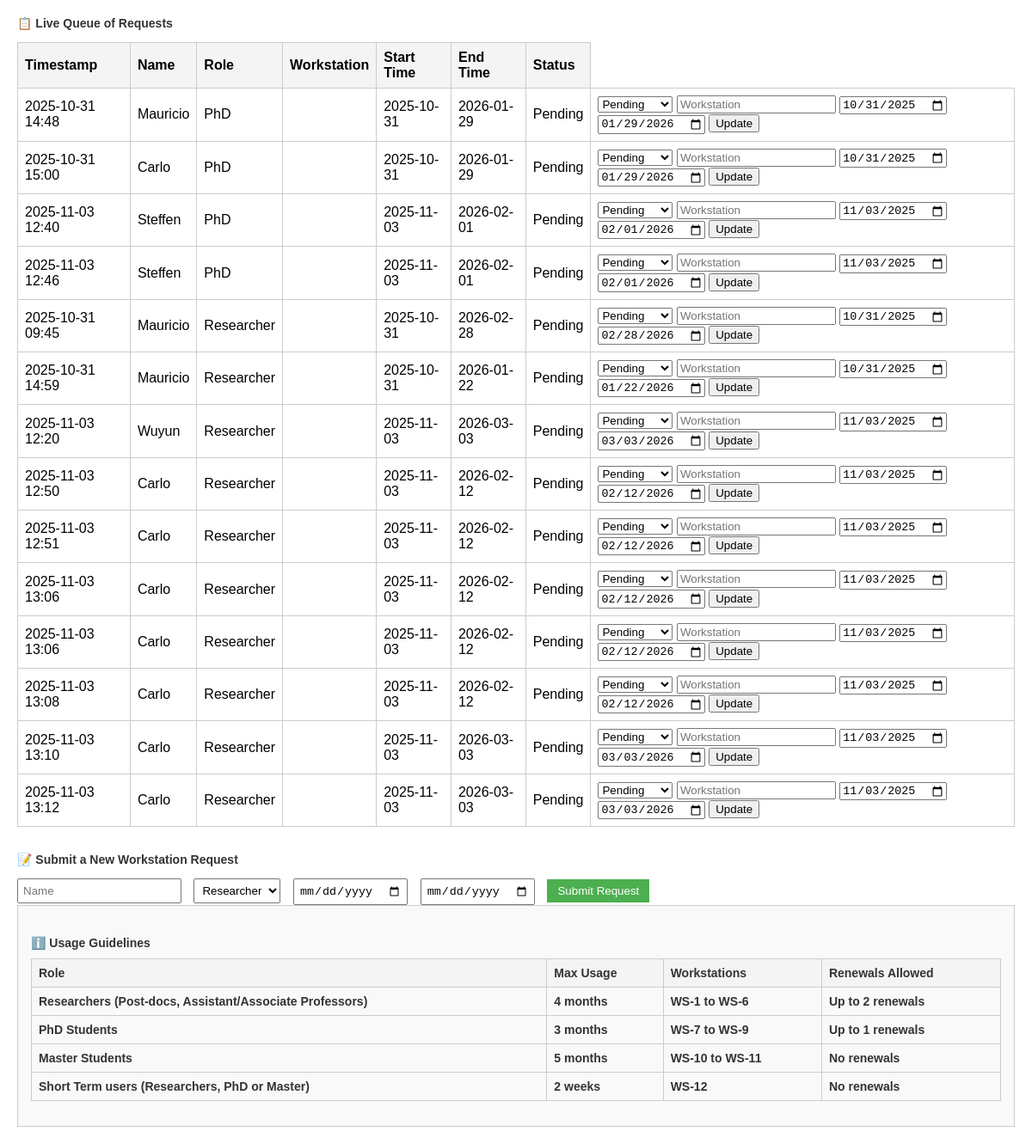
Page /admin (signed in, lower part) on the earlier database version.
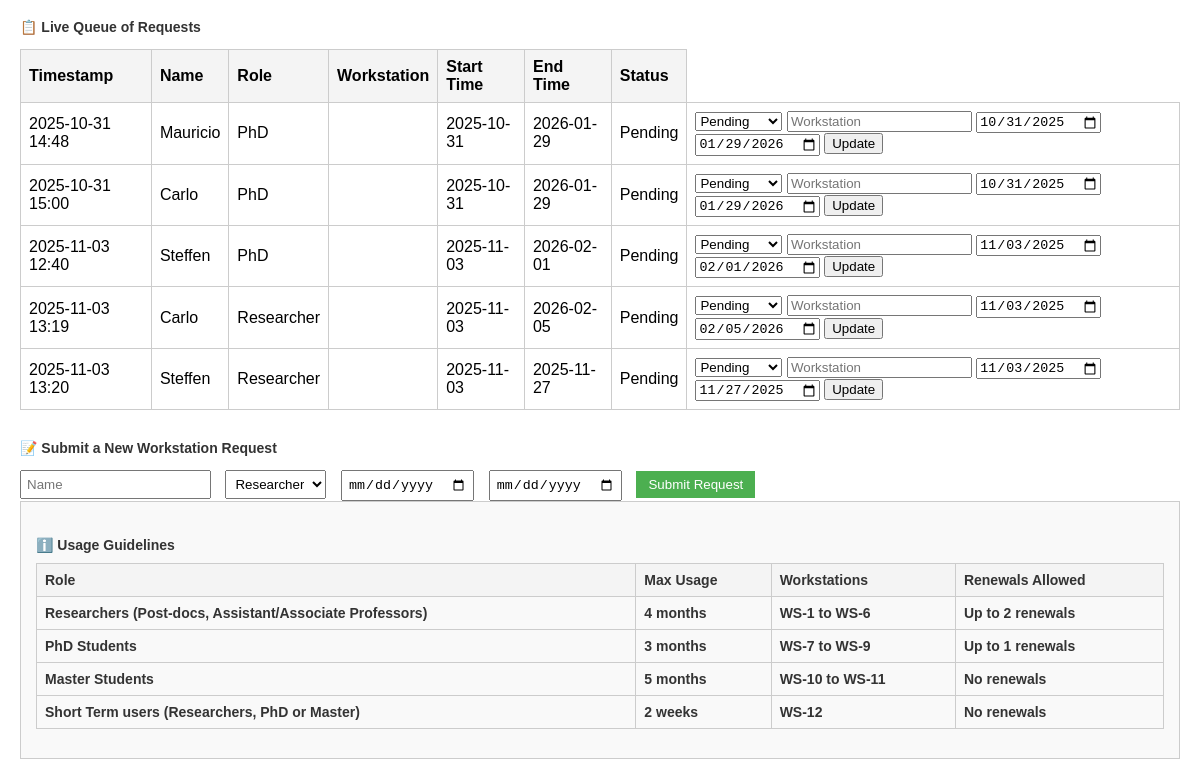
Same page on the later database version.
### app.py (models this page shows)
class Request(db.Model):
    id = db.Column(db.Integer, primary_key=True)
    timestamp = db.Column(db.DateTime, default=datetime.utcnow)
    name = db.Column(db.String(100))
    role = db.Column(db.String(50))
    start_time = db.Column(db.String(50))
    end_time = db.Column(db.String(50))
    status = db.Column(db.String(50), default="Pending")
    workstation = db.Column(db.String(50))
    renewals = db.Column(db.Integer)

### app.py (the view)
@app.route('/admin')
@login_required
def admin_dashboard():
    print("Is user authenticated?", current_user.is_authenticated)
    print("Current user role:", current_user.role)
    if current_user.role != 'admin':
        return redirect(url_for('dashboard'))
    requests = Request.query.order_by(Request.timestamp.desc()).all()
    running_requests = (Request.query.filter_by(status='Running').order_by(Request.role.asc(),Request.timestamp.asc()).all())
    pending_requests = (Request.query.filter_by(status='Pending').order_by(Request.role.asc(),Request.timestamp.asc()).all())
    chart_data = []
    for req in requests:
        if req.status == 'Running':
            chart_data.append({
                "name": req.name or "",
                "workstation": req.workstation or "",
                "start": str(req.start_time),
                "end": str(req.end_time),
                "renewals": req.renewals or "",
                "color": "blue" if req.role == "PhD" else "orange" if req.role == "Master" else "green"
            })
    return render_template('admin_dashboard.html', requests=pending_requests , running_requests=running_requests,  chart_data=chart_data)

### app.py (called while the page is built)
@login_manager.user_loader
def load_user(user_id):
    return User.query.get(int(user_id))

### templates/admin_dashboard.html (shortened to what this page needs)
<!DOCTYPE html>
<html lang="en">
<head>
</head>
<body>
<h3>📋 Live Queue of Requests</h3>
<table>
<tr>
<th>Timestamp</th>
<th>Name</th>
<th>Role</th>
<th>Workstation</th>
<th>Start Time</th>
<th>End Time</th>
<th>Status</th>
</tr>
        {% for req in requests %}
        <tr>
            <td>{{ req.timestamp.strftime('%Y-%m-%d %H:%M') }}</td>
            <td>{{ req.name }}</td>
            <td>{{ req.role }}</td>
            <td>{{ req.workstation or '' }}</td>
            <td>{{ req.start_time }}</td>
            <td>{{ req.end_time }}</td>
            <td>{{ req.status }}</td>
            <td>
                <form method="POST" action="/update_status/{{ req.id }}">
                    <select name="status">
                        <option value="Pending" {% if req.status == 'Pending' %}selected{% endif %}>Pending</option>
                    </select>
                    <input type="text" name="workstation" placeholder="Workstation" value="{{ req.workstation or '' }}">
                    <input type="date" name="start_time" placeholder="StartTime" value="{{ req.start_time }}">
                    <input type="date" name="end_time" placeholder="EndTime" value="{{ req.end_time }}">
                    <button type="submit">Update</button>
                </form>
            </td>
        </tr>
        {% endfor %}
    </table>
<div class="form-section">
<h3>📝 Submit a New Workstation Request</h3>
<form id="requestForm">
<input name="name" placeholder="Name" required="" type="text"/>
<select name="role">
<option value="Researcher">Researcher</option>
</select>
<input name="startTime" required="" type="date"/>
<input name="endTime" required="" type="date"/>
<button class="submit-btn" type="submit">Submit Request</button>
</form>
</div>
<div style="background-color:#f9f9f9; padding:15px; border:1px solid #ccc; margin-bottom:20px;">
<h3>ℹ️ Usage Guidelines
<table border="1" style="width:100%; margin-top:10px; border-collapse:collapse;">
<thead>
<tr style="background-color:#f2f2f2;">
<th>Role</th>
<th>Max Usage</th>
<th>Workstations</th>
<th>Renewals Allowed</th>
</tr>
</thead>
<tbody>
<tr>
<td>Researchers (Post-docs, Assistant/Associate Professors)</td>
<td>4 months</td>
<td>WS-1 to WS-6</td>
<td>Up to 2 renewals</td>
</tr>
<tr>
<td>PhD Students</td>
<td>3 months</td>
<td>WS-7 to WS-9</td>
<td>Up to 1 renewals</td>
</tr>
<tr>
<td>Master Students</td>
<td>5 months</td>
<td>WS-10 to WS-11</td>
<td>No renewals</td>
</tr>
<tr>
<td>Short Term users (Researchers, PhD or Master)</td>
<td>2 weeks</td>
<td>WS-12</td>
<td>No renewals</td>
</tr>
</tbody>
</table>
</h3>
</body>
</html>

Differences in the rows shown:
removed Request: timestamp "2025-10-31 09:45", name "Mauricio", role "Researcher", start_time "2025-10-31", end_time "2026-02-28", status "Pending", start_time "10/31/2025", end_time "02/28/2026"
removed Request: timestamp "2025-10-31 14:59", name "Mauricio", role "Researcher", start_time "2025-10-31", end_time "2026-01-22", status "Pending", start_time "10/31/2025", end_time "01/22/2026"
removed Request: timestamp "2025-11-03 12:20", name "Wuyun", role "Researcher", start_time "2025-11-03", end_time "2026-03-03", status "Pending", start_time "11/03/2025", end_time "03/03/2026"
removed Request: timestamp "2025-11-03 12:51", name "Carlo", role "Researcher", start_time "2025-11-03", end_time "2026-02-12", status "Pending", start_time "11/03/2025", end_time "02/12/2026"
removed Request: timestamp "2025-11-03 13:06", name "Carlo", role "Researcher", start_time "2025-11-03", end_time "2026-02-12", status "Pending", start_time "11/03/2025", end_time "02/12/2026"
removed Request: timestamp "2025-11-03 13:06", name "Carlo", role "Researcher", start_time "2025-11-03", end_time "2026-02-12", status "Pending", start_time "11/03/2025", end_time "02/12/2026"
removed Request: timestamp "2025-11-03 13:08", name "Carlo", role "Researcher", start_time "2025-11-03", end_time "2026-02-12", status "Pending", start_time "11/03/2025", end_time "02/12/2026"
removed Request: timestamp "2025-11-03 13:10", name "Carlo", role "Researcher", start_time "2025-11-03", end_time "2026-03-03", status "Pending", start_time "11/03/2025", end_time "03/03/2026"
removed Request: timestamp "2025-11-03 13:12", name "Carlo", role "Researcher", start_time "2025-11-03", end_time "2026-03-03", status "Pending", start_time "11/03/2025", end_time "03/03/2026"
changed Request (number 4 of 5 on the later page): timestamp "2025-11-03 12:46" → "2025-11-03 13:19"; name "Steffen" → "Carlo"; role "PhD" → "Researcher"; end_time "2026-02-01" → "2026-02-05"; end_time "02/01/2026" → "02/05/2026"
changed Request (number 5 of 5 on the later page): timestamp "2025-11-03 12:50" → "2025-11-03 13:20"; name "Carlo" → "Steffen"; end_time "2026-02-12" → "2025-11-27"; end_time "02/12/2026" → "11/27/2025"
